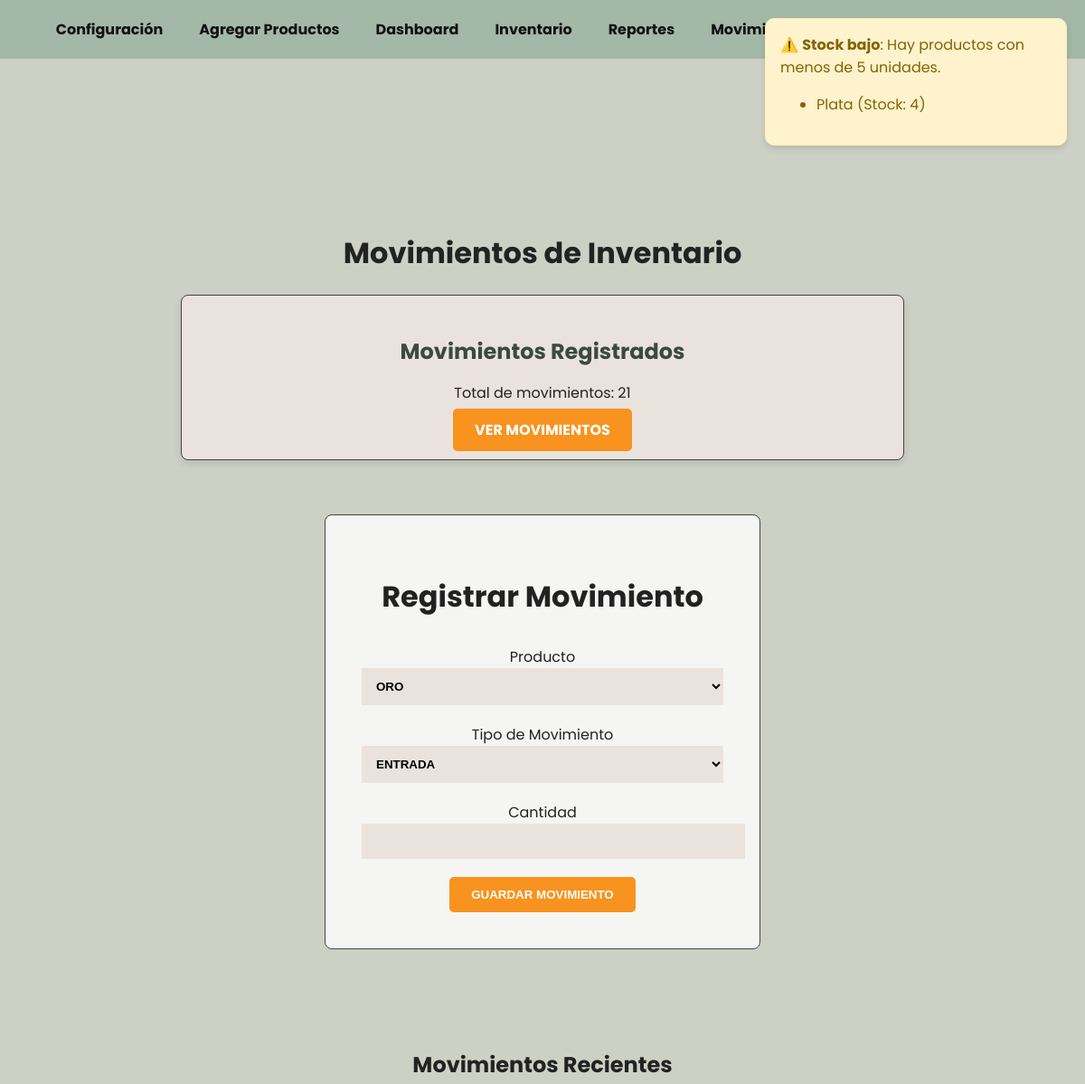
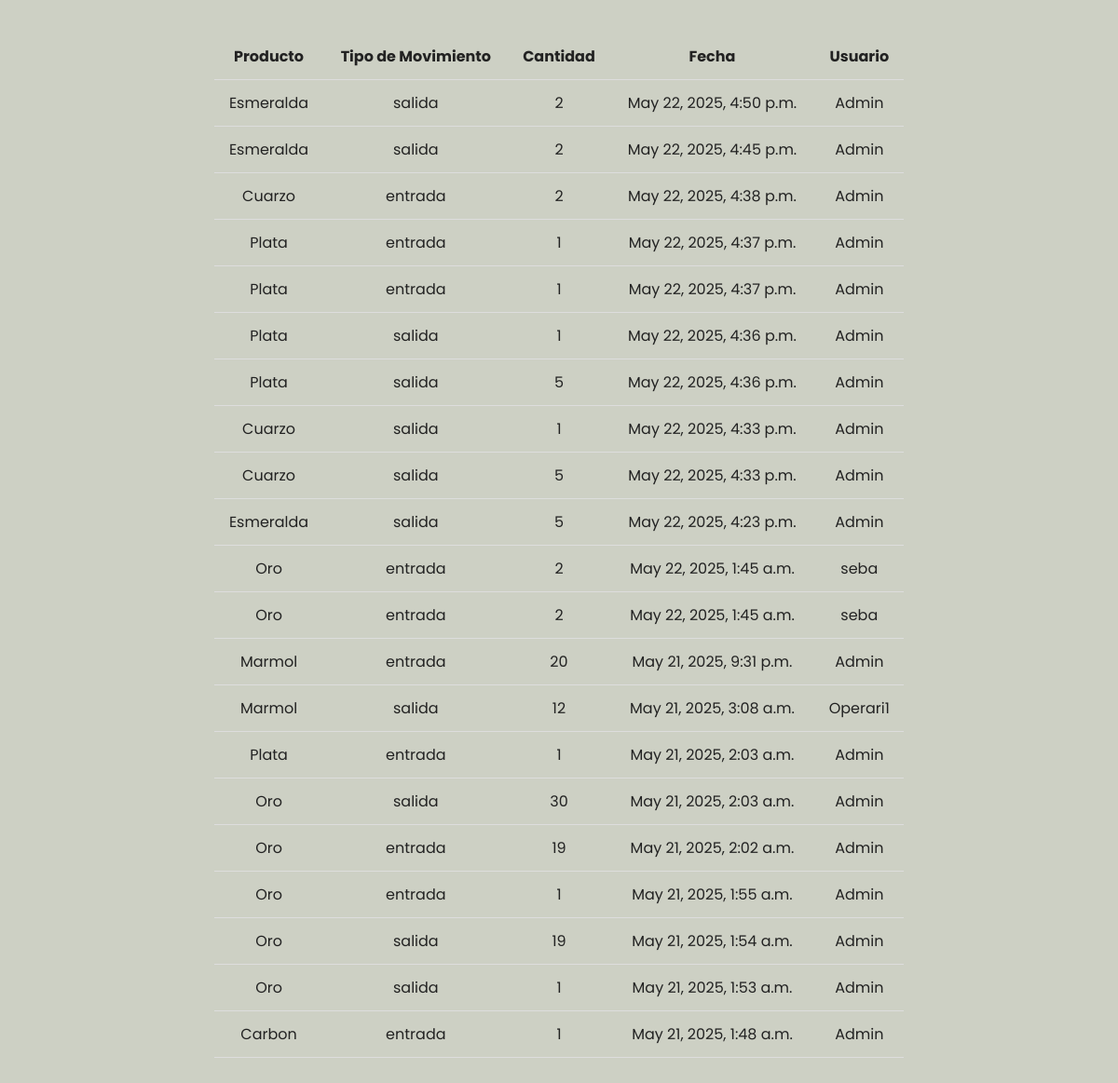
Page /movimientos/ (signed in) on the committed database (2 pictures, top to bottom).
### inventario_app/models.py (models this page shows, shortened)
class Movimiento(models.Model):
    TIPO_MOVIMIENTO = (
        ('entrada', 'Entrada'),
        ('salida', 'Salida'),
    )
    producto = models.ForeignKey(Producto, on_delete=models.CASCADE)
    tipo_movimiento = models.CharField(max_length=7, choices=TIPO_MOVIMIENTO)
    cantidad = models.IntegerField()
    fecha = models.DateTimeField(auto_now_add=True)
    usuario = models.ForeignKey(User, on_delete=models.CASCADE)

class Producto(models.Model):
    nombre = models.CharField(max_length=255)
    descripcion = models.TextField()
    stock = models.IntegerField()
    precio = models.DecimalField(max_digits=10, decimal_places=2)
    imagen = models.ImageField(upload_to='productos/', null=True, blank=True)
    created_at = models.DateTimeField(auto_now_add=True)
    updated_at = models.DateTimeField(auto_now=True)
    estado = models.BooleanField(default=True)
    fecha_vencimiento = models.DateField(null=True, blank=True)  # Fecha de vencimiento del producto

### inventario_app/views.py (the view, shortened to what this page needs)
# urls.py: path('movimientos/', views.movimientos, name='movimientos'),
@login_required
def movimientos(request):
    producto_agotado = None  # Variable para alerta
    productos = Producto.objects.filter(estado=True)
    movimientos = Movimiento.objects.all().order_by('-fecha')
    productos_stock_bajo = productos.filter(stock__lt=6)
    return render(request, 'inventario_app/movimientos.html', {
        'movimientos': movimientos,
        'movimientos_count': movimientos.count(),
        'productos': productos,
        'productos_stock_bajo': productos_stock_bajo
    })

### inventario_app/context_processors.py (called while the page is built)
def admin_check(request):
    print(f"Verificando usuario: {request.user.username}")  # Esto te confirmará que el context processor se ejecuta.
    if not request.user.is_authenticated:
        return {'es_admin': False}
    es_admin = request.user.groups.filter(name='Administrador').exists()
    print(es_admin)
    return {'es_admin': es_admin}

### inventario_app/templates/inventario_app/movimientos.html (shortened to what this page needs)
<!DOCTYPE html>
<html lang="es">
<head>
</head>
<body>
{% include "inventario_app/navbar.html" %}
<div class="container">
  <h1>Movimientos de Inventario</h1>
  <div class="dashboard-cards">
    <div class="dashboard-card">
      <h3>Movimientos Registrados</h3>
      <p>Total de movimientos: {{ movimientos_count }}</p>
      <a href="#tabla" class="button">Ver Movimientos</a>
    </div>
  </div>
  <div id="formulario" class="form-container">
    <h2>Registrar Movimiento</h2>
    <form method="POST">
      <label for="producto">Producto</label>
      <select name="producto" id="producto" required>
        {% for producto in productos %}
        <option value="{{ producto.id }}">{{ producto.nombre }}</option>
        {% endfor %}
      </select>
      <label for="tipo_movimiento">Tipo de Movimiento</label>
      <select name="tipo_movimiento" id="tipo_movimiento" required>
        <option value="entrada">Entrada</option>
      </select>
      <label for="cantidad">Cantidad</label>
      <input type="number" name="cantidad" id="cantidad" required>
      <button type="submit" class="button">Guardar Movimiento</button>
    </form>
  </div>
  <div id="tabla" class="container">
    <h2>Movimientos Recientes</h2>
    <table>
      <thead>
        <tr>
          <th>Producto</th>
          <th>Tipo de Movimiento</th>
          <th>Cantidad</th>
          <th>Fecha</th>
          <th>Usuario</th>
        </tr>
      </thead>
      <tbody>
        {% for movimiento in movimientos %}
        <tr>
          <td>{{ movimiento.producto.nombre }}</td>
          <td>{{ movimiento.tipo_movimiento }}</td>
          <td>{{ movimiento.cantidad }}</td>
          <td>{{ movimiento.fecha }}</td>
          <td>{{ movimiento.usuario.get_full_name }}</td>
        </tr>
        {% empty %}
        <tr>
          <td colspan="5" style="text-align:center; padding: 20px; color: #666;">
            No hay movimientos registrados.
          </td>
        </tr>
        {% endfor %}
      </tbody>
    </table>
  </div>
</div>
{% if productos_stock_bajo %}
<div id="toast-stock-bajo" class="toast-stock show">
  ⚠️ <strong>Stock bajo</strong>: Hay productos con menos de 5 unidades.
  <ul>
    {% for p in productos_stock_bajo %}
      <li>{{ p.nombre }} (Stock: {{ p.stock }})</li>
    {% endfor %}
  </ul>
</div>
{% endif %}
</body>
</html>

### inventario_app/templates/inventario_app/movimientos.html (style rules this page uses)
body { margin: 0; font-family: 'Poppins', sans-serif; background-color: #cdd0c4; color: #222; }
.form-container { max-width: 400px; margin: 60px auto; padding: 40px; border: 1px solid #444; background-color: rgba(255, 255, 255, 0.8); text-align: center; border-radius: 8px; }
.form-container h2 { font-size: 32px; margin-bottom: 30px; }
input[type="text"], input[type="number"], select { display: block; width: 100%; padding: 12px; margin-bottom: 20px; background-color: #eae3dd; border: none; font-weight: bold; text-transform: uppercase; }
button { padding: 10px 20px; background-color: #eae3dd; border: none; font-weight: bold; cursor: pointer; }
table { width: 100%; border-collapse: collapse; margin-top: 40px; }
th, td { padding: 12px; text-align: center; border-bottom: 1px solid #ddd; }
.button { padding: 12px 24px; background-color: #f7931e; color: white; border: none; border-radius: 5px; cursor: pointer; font-weight: bold; text-transform: uppercase; text-decoration: none; }
.dashboard-cards { display: flex; justify-content: space-between; flex-wrap: wrap; gap: 20px; }
.dashboard-card { display: inline-block; width: 48%; padding: 20px; background-color: #eae3dd; border: 1px solid #444; border-radius: 8px; text-align: center; box-shadow: 0 4px 8px rgba(0, 0, 0, 0.1); }
.dashboard-card h3 { font-size: 24px; margin-bottom: 15px; color: #3b4a3f; }
.dashboard-cards { display: flex; justify-content: space-between; gap: 20px; flex-wrap: wrap; }
.dashboard-card { flex: 1 1 calc(50% - 20px); padding: 20px; background-color: #eae3dd; border: 1px solid #444; border-radius: 8px; text-align: center; box-shadow: 0 4px 8px rgba(0, 0, 0, 0.1); transition: transform 0.3s ease; }
.toast-stock { position: fixed; top: 20px; right: 20px; background-color: #fff3cd; color: #856404; padding: 16px; border: 1px solid #ffeeba; border-radius: 10px; box-shadow: 0 4px 6px rgba(0, 0, 0, 0.1); max-width: 300px; font-family: 'Poppins', sans-serif; z-index: 9999; display: none; }
.toast-stock.show { display: block; animation: fadein 0.6s, fadeout 0.6s 5s; }

### inventario_app/templates/inventario_app/navbar.html (style rules this page uses)
body { margin: 0; font-family: 'Poppins', sans-serif; background-color: #cdd0c4; color: #222; }
.container { max-width: 800px; margin: 40px auto; padding: 30px; background-color: transparent; text-align: center; }

### rows in the picture
Movimiento: producto.nombre "Esmeralda", tipo_movimiento "salida", cantidad "2", fecha "May 22, 2025, 4:50 p.m.", usuario.get_full_name "Admin"
Movimiento: producto.nombre "Esmeralda", tipo_movimiento "salida", cantidad "2", fecha "May 22, 2025, 4:45 p.m.", usuario.get_full_name "Admin"
Movimiento: producto.nombre "Cuarzo", tipo_movimiento "entrada", cantidad "2", fecha "May 22, 2025, 4:38 p.m.", usuario.get_full_name "Admin"
Movimiento: producto.nombre "Plata", tipo_movimiento "entrada", cantidad "1", fecha "May 22, 2025, 4:37 p.m.", usuario.get_full_name "Admin"
Movimiento: producto.nombre "Plata", tipo_movimiento "entrada", cantidad "1", fecha "May 22, 2025, 4:37 p.m.", usuario.get_full_name "Admin"
Movimiento: producto.nombre "Plata", tipo_movimiento "salida", cantidad "1", fecha "May 22, 2025, 4:36 p.m.", usuario.get_full_name "Admin"
Movimiento: producto.nombre "Plata", tipo_movimiento "salida", cantidad "5", fecha "May 22, 2025, 4:36 p.m.", usuario.get_full_name "Admin"
Movimiento: producto.nombre "Cuarzo", tipo_movimiento "salida", cantidad "1", fecha "May 22, 2025, 4:33 p.m.", usuario.get_full_name "Admin"
Movimiento: producto.nombre "Cuarzo", tipo_movimiento "salida", cantidad "5", fecha "May 22, 2025, 4:33 p.m.", usuario.get_full_name "Admin"
Movimiento: producto.nombre "Esmeralda", tipo_movimiento "salida", cantidad "5", fecha "May 22, 2025, 4:23 p.m.", usuario.get_full_name "Admin"
Movimiento: producto.nombre "Oro", tipo_movimiento "entrada", cantidad "2", fecha "May 22, 2025, 1:45 a.m.", usuario.get_full_name "seba"
Movimiento: producto.nombre "Oro", tipo_movimiento "entrada", cantidad "2", fecha "May 22, 2025, 1:45 a.m.", usuario.get_full_name "seba"
Movimiento: producto.nombre "Marmol", tipo_movimiento "entrada", cantidad "20", fecha "May 21, 2025, 9:31 p.m.", usuario.get_full_name "Admin"
Movimiento: producto.nombre "Marmol", tipo_movimiento "salida", cantidad "12", fecha "May 21, 2025, 3:08 a.m.", usuario.get_full_name "Operari1"
Movimiento: producto.nombre "Plata", tipo_movimiento "entrada", cantidad "1", fecha "May 21, 2025, 2:03 a.m.", usuario.get_full_name "Admin"
Movimiento: producto.nombre "Oro", tipo_movimiento "salida", cantidad "30", fecha "May 21, 2025, 2:03 a.m.", usuario.get_full_name "Admin"
Movimiento: producto.nombre "Oro", tipo_movimiento "entrada", cantidad "19", fecha "May 21, 2025, 2:02 a.m.", usuario.get_full_name "Admin"
Movimiento: producto.nombre "Oro", tipo_movimiento "entrada", cantidad "1", fecha "May 21, 2025, 1:55 a.m.", usuario.get_full_name "Admin"
Movimiento: producto.nombre "Oro", tipo_movimiento "salida", cantidad "19", fecha "May 21, 2025, 1:54 a.m.", usuario.get_full_name "Admin"
Movimiento: producto.nombre "Oro", tipo_movimiento "salida", cantidad "1", fecha "May 21, 2025, 1:53 a.m.", usuario.get_full_name "Admin"
Movimiento: producto.nombre "Carbon", tipo_movimiento "entrada", cantidad "1", fecha "May 21, 2025, 1:48 a.m.", usuario.get_full_name "Admin"
Producto: nombre "Plata", stock "4"

### other values in the picture
{{ movimientos_count }} "21"
form field producto "Oro"
